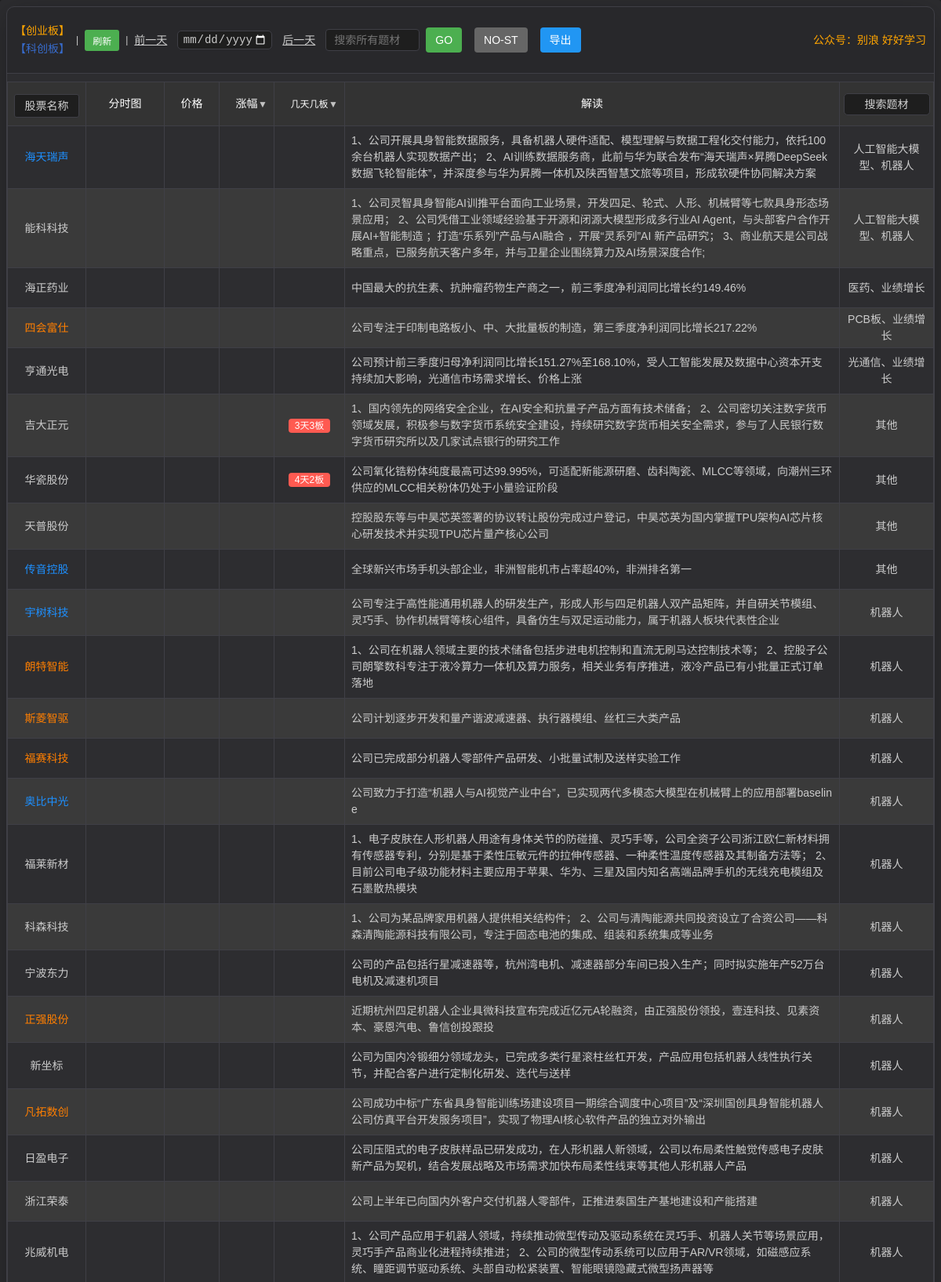
The page / (upper part) on the database its author committed.
### tables this page shows
CREATE TABLE stock_20261019 (
            id INTEGER PRIMARY KEY AUTOINCREMENT,
            code TEXT NOT NULL,
            name TEXT NOT NULL,
            description TEXT,
            plates TEXT,
            m_days_n_boards TEXT,
            date TEXT NOT NULL,
            price REAL DEFAULT 0,
            change_percentage REAL DEFAULT 0,
            amount REAL DEFAULT 0,
            value REAL DEFAULT 0
        );

### app.py (the view)
@app.route('/')
def index():
    latest_data = db.get_latest_day_data()
    message = session.pop('message', None)
    return render_template('index.html', stocks=latest_data, search_mode=False, message=message)

### templates/index.html (shortened to what this page needs)
<!DOCTYPE html>
<html lang="zh-CN">
<head>
    <link rel="stylesheet" href="/static/css/styles.css">
</head>
<body>
    <div class="container">
        <div class="table-container">
            <div class="header-container">
                <div class="date-selector">
                    <span class="market-label">
                        <span style="color: orange;">【创业板】</span> <span style="color: rgba(60, 127, 250, 0.781);">【科创板】</span>
                    </span>
                    <span style="color: var(--text-color);"> | </span>
                    <button onclick="location.reload()" class="refresh-button" title="刷新页面">
                    刷新
                </button>
                    <span style="color: var(--text-color);"> | </span>
                    <a href="javascript:void(0)" onclick="changeDate(-1)" style="color: var(--text-color); text-decoration: underline; font-size: 14px; margin-right: 5px; display: inline-block; line-height: 24px;">前一天</a>
                    <input type="date" id="dateFilter" placeholder="选择日期" onchange="filterByDate(this.value)" class="filter-input" style="margin: 0; padding: 2px 5px; display: inline-block; width: auto; max-width: 130px; vertical-align: middle;">
                    <a href="javascript:void(0)" onclick="changeDate(1)" style="color: var(--text-color); text-decoration: underline; font-size: 14px; margin-left: 5px; display: inline-block; line-height: 24px;">后一天</a>
                    <div class="plate-search-container-inline">
                        <input type="text" id="plateSearchInput" placeholder="搜索所有题材" class="plate-search-input-inline">
                        <button onclick="searchPlate()" class="plate-search-button-inline">GO</button>
                        <button id="noStButton" onclick="toggleNoStFilter()" class="no-st-button" type="button">NO-ST</button>
                        <button onclick="exportStockCodes()" class="export-button" type="button">导出</button>
                    </div>
                    <div style="margin-left: auto; color: orange !important; font-size: 14px;">
                        公众号：别浪 好好学习
                    </div>
                </div>
            </div>
            <table>
                <thead>
                    <tr>
                        <th width="120px">
                            <div class="search-wrapper">
                                <input
                                    type="text"
                                    id="searchInput"
                                    placeholder="股票名称"
                                    class="search-input"
                                    oninput="showSuggestions(this.value)"
                                >
                            </div>
                        </th>
                        <th>分时图</th>
                        <th>价格</th>
                        <th class="sortable" onclick="sortByChangePercentage()">涨幅</th>
                        <th class="sortable" onclick="sortByDaysBoards()">几天几板</th>
                        <th>解读</th>
                        <th class="plate-column" style="width: 120px !important; min-width: 120px !important; max-width: 120px !important; padding: 4px !important;">
                            <input type="text" id="plateFilter" placeholder="搜索题材" oninput="filterByPlate(this.value)" class="filter-input">
                        </th>
                    </tr>
                </thead>
                <tbody id="stockTableBody">
                    {% if stocks %}
                        {% for stock in stocks %}
                            <tr onclick="linkToTongDaXin('{{ stock.code_part }}')" style="cursor: pointer;">
                                <td class="stock-name-link{% if stock.code_part.startswith('688') %} blue-text{% elif stock.code_part.startswith('3') or stock.code_part.startswith('68') %} orange-text{% endif %}">{{ stock.name }}</td>
                                <td><div class="time-chart" data-code="{{ stock.code_part }}"></div></td>
                                <td class="price"></td>
                                <td class="change-percentage"></td>
                                <td>{% if stock.m_days_n_boards %}
                                    <span class="days-boards-tag">{{ stock.m_days_n_boards }}</span>
                                {% else %}{{ stock.m_days_n_boards }}{% endif %}</td>
                                <td>{{ stock.description }}</td>
                                <td class="plate-column">{{ stock.plates }}</td>
                            </tr>
                        {% endfor %}
                    {% else %}
                        <tr>
                            <td colspan="11" class="no-data">暂无股票数据，请点击"抓取股票数据"按钮获取数据</td>
                        </tr>
                    {% endif %}
                </tbody>
            </table>
        </div>
    </div>
</body>
</html>

### rows shown on the page
stock_20261019: name "海天瑞声", description "1、公司开展具身智能数据服务，具备机器人硬件适配、模型理解与数据工程化交付能力，依托100余台机器人实现数据产出； 2、AI训练数据服务商，此前与华为联合发布“海天瑞声×昇腾DeepSeek数据飞轮智能体”，并深度参与华为昇腾一体机及陕西智慧文旅等项目，形成软硬件协同解决方案", plates "人工智能大模型、机器人"
stock_20261019: name "能科科技", description "1、公司灵智具身智能AI训推平台面向工业场景，开发四足、轮式、人形、机械臂等七款具身形态场景应用； 2、公司凭借工业领域经验基于开源和闭源大模型形成多行业AI Agent，与头部客户合作开展AI+智能制造 ；打造“乐系列”产品与AI融合 ，开展“灵系列”AI 新产品研究； 3、商业航天是公司战略重点，已服务航天客户多年，并与卫星企业围绕算力及AI场景深度合作;", plates "人工智能大模型、机器人"
stock_20261019: name "海正药业", description "中国最大的抗生素、抗肿瘤药物生产商之一，前三季度净利润同比增长约149.46%", plates "医药、业绩增长"
stock_20261019: name "四会富仕", description "公司专注于印制电路板小、中、大批量板的制造，第三季度净利润同比增长217.22%", plates "PCB板、业绩增长"
stock_20261019: name "亨通光电", description "公司预计前三季度归母净利润同比增长151.27%至168.10%，受人工智能发展及数据中心资本开支持续加大影响，光通信市场需求增长、价格上涨", plates "光通信、业绩增长"
stock_20261019: name "吉大正元", m_days_n_boards "3天3板", description "1、国内领先的网络安全企业，在AI安全和抗量子产品方面有技术储备； 2、公司密切关注数字货币领域发展，积极参与数字货币系统安全建设，持续研究数字货币相关安全需求，参与了人民银行数字货币研究所以及几家试点银行的研究工作", plates "其他"
stock_20261019: name "华瓷股份", m_days_n_boards "4天2板", description "公司氧化锆粉体纯度最高可达99.995%，可适配新能源研磨、齿科陶瓷、MLCC等领域，向潮州三环供应的MLCC相关粉体仍处于小量验证阶段", plates "其他"
stock_20261019: name "天普股份", description "控股股东等与中昊芯英签署的协议转让股份完成过户登记，中昊芯英为国内掌握TPU架构AI芯片核心研发技术并实现TPU芯片量产核心公司", plates "其他"
stock_20261019: name "传音控股", description "全球新兴市场手机头部企业，非洲智能机市占率超40%，非洲排名第一", plates "其他"
stock_20261019: name "宇树科技", description "公司专注于高性能通用机器人的研发生产，形成人形与四足机器人双产品矩阵，并自研关节模组、灵巧手、协作机械臂等核心组件，具备仿生与双足运动能力，属于机器人板块代表性企业", plates "机器人"
stock_20261019: name "朗特智能", description "1、公司在机器人领域主要的技术储备包括步进电机控制和直流无刷马达控制技术等； 2、控股子公司朗擎数科专注于液冷算力一体机及算力服务，相关业务有序推进，液冷产品已有小批量正式订单落地", plates "机器人"
stock_20261019: name "斯菱智驱", description "公司计划逐步开发和量产谐波减速器、执行器模组、丝杠三大类产品", plates "机器人"
stock_20261019: name "福赛科技", description "公司已完成部分机器人零部件产品研发、小批量试制及送样实验工作", plates "机器人"
stock_20261019: name "奥比中光", description "公司致力于打造“机器人与AI视觉产业中台”，已实现两代多模态大模型在机械臂上的应用部署baseline", plates "机器人"
stock_20261019: name "福莱新材", description "1、电子皮肤在人形机器人用途有身体关节的防碰撞、灵巧手等，公司全资子公司浙江欧仁新材料拥有传感器专利，分别是基于柔性压敏元件的拉伸传感器、一种柔性温度传感器及其制备方法等； 2、目前公司电子级功能材料主要应用于苹果、华为、三星及国内知名高端品牌手机的无线充电模组及石墨散热模块", plates "机器人"
stock_20261019: name "科森科技", description "1、公司为某品牌家用机器人提供相关结构件； 2、公司与清陶能源共同投资设立了合资公司——科森清陶能源科技有限公司，专注于固态电池的集成、组装和系统集成等业务", plates "机器人"
stock_20261019: name "宁波东力", description "公司的产品包括行星减速器等，杭州湾电机、减速器部分车间已投入生产；同时拟实施年产52万台电机及减速机项目", plates "机器人"
stock_20261019: name "正强股份", description "近期杭州四足机器人企业具微科技宣布完成近亿元A轮融资，由正强股份领投，壹连科技、见素资本、豪恩汽电、鲁信创投跟投", plates "机器人"
stock_20261019: name "新坐标", description "公司为国内冷锻细分领域龙头，已完成多类行星滚柱丝杠开发，产品应用包括机器人线性执行关节，并配合客户进行定制化研发、迭代与送样", plates "机器人"
stock_20261019: name "凡拓数创", description "公司成功中标“广东省具身智能训练场建设项目一期综合调度中心项目”及“深圳国创具身智能机器人公司仿真平台开发服务项目”，实现了物理AI核心软件产品的独立对外输出", plates "机器人"
stock_20261019: name "日盈电子", description "公司压阻式的电子皮肤样品已研发成功，在人形机器人新领域，公司以布局柔性触觉传感电子皮肤新产品为契机，结合发展战略及市场需求加快布局柔性线束等其他人形机器人产品", plates "机器人"
stock_20261019: name "浙江荣泰", description "公司上半年已向国内外客户交付机器人零部件，正推进泰国生产基地建设和产能搭建", plates "机器人"
stock_20261019: name "兆威机电", description "1、公司产品应用于机器人领域，持续推动微型传动及驱动系统在灵巧手、机器人关节等场景应用，灵巧手产品商业化进程持续推进； 2、公司的微型传动系统可以应用于AR/VR领域，如磁感应系统、瞳距调节驱动系统、头部自动松紧装置、智能眼镜隐藏式微型扬声器等", plates "机器人"
